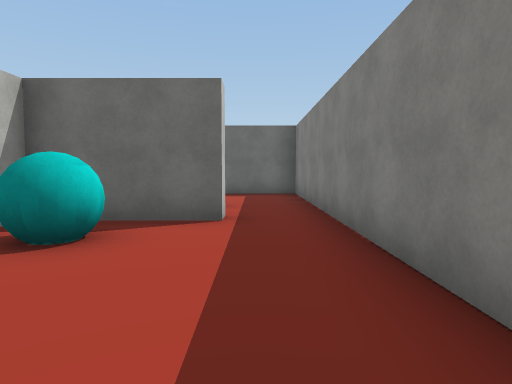
View 1 (above)

16 first-person views from a walk through a scene from a Unity 3-D project. The camera is 1.5 m above the floor, tilts 4° down and sees 75° across. The floor is counted in squares, 2 m on a side. Each view is taken from the middle of a square. On the plan, view 1 faces up. The plan holds only what a view shows up to about 11 squares ahead; the rest is blank. Some surface patterns are stand-ins.

View 2
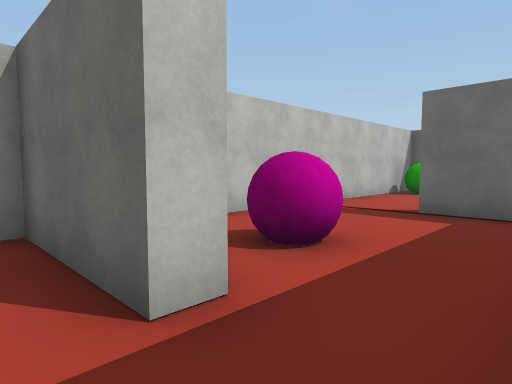

View 3
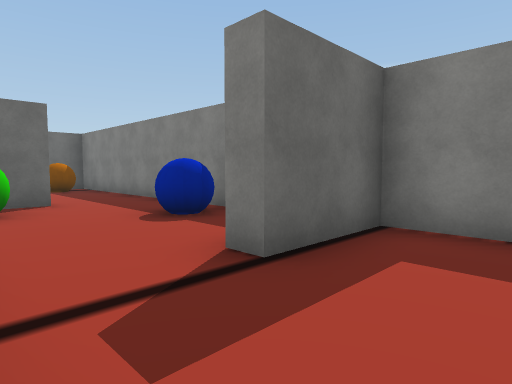

View 4
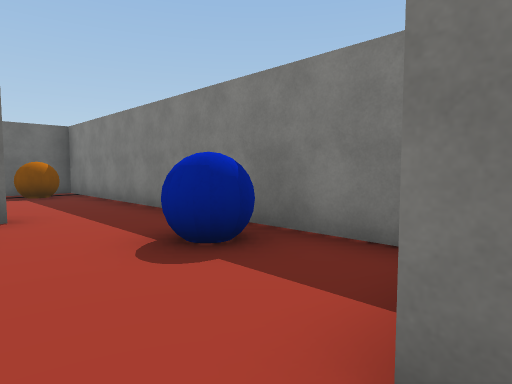

View 5
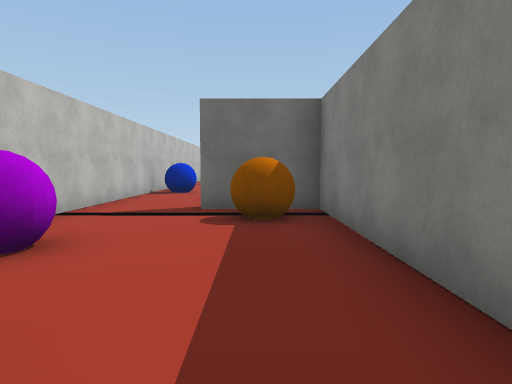

View 6
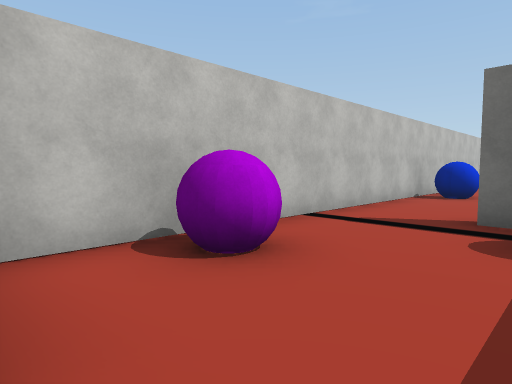

View 7
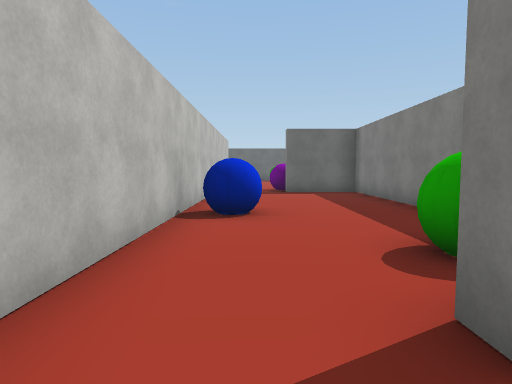

View 8
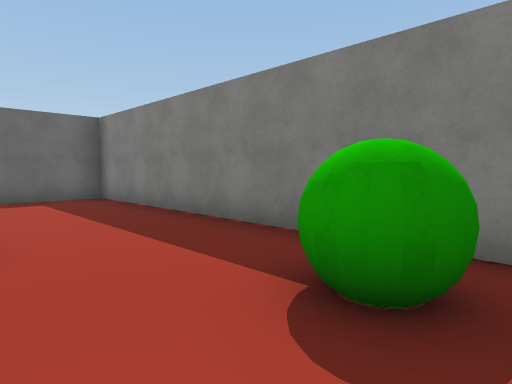

View 9
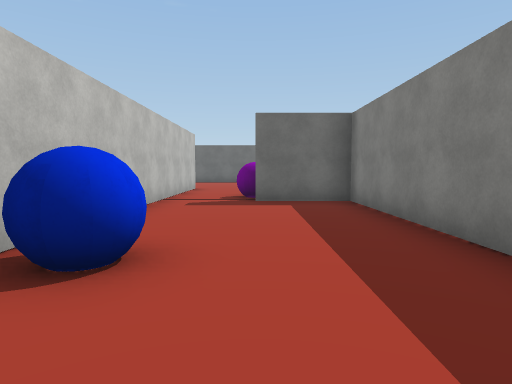

View 10
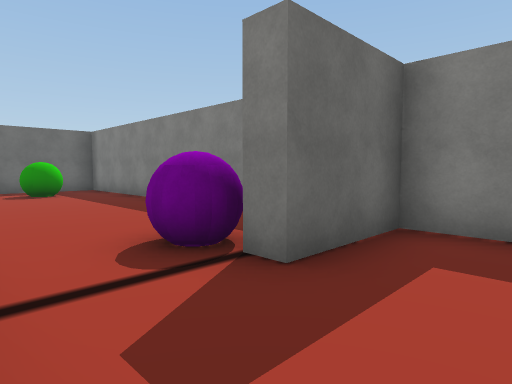

View 11
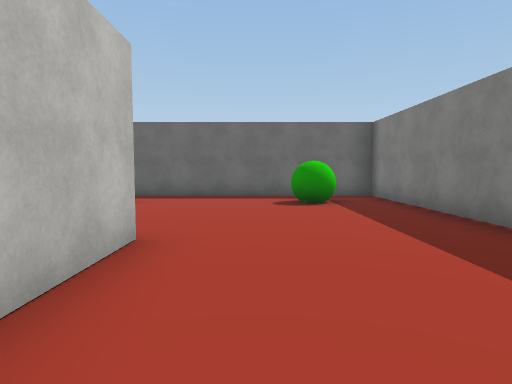

View 12
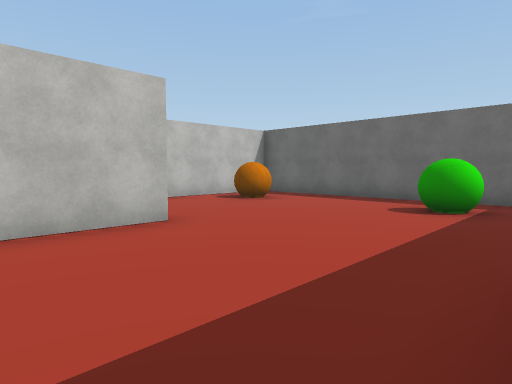

View 13
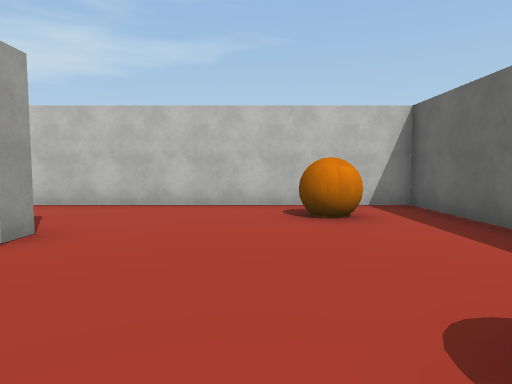

View 14
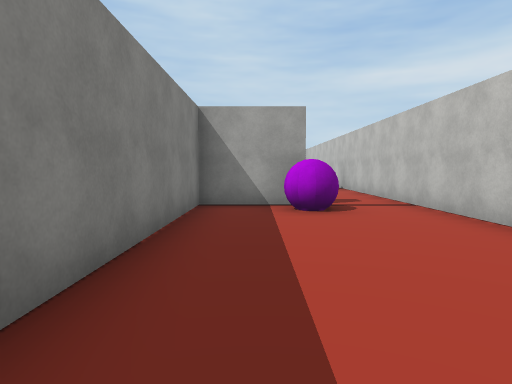

View 15
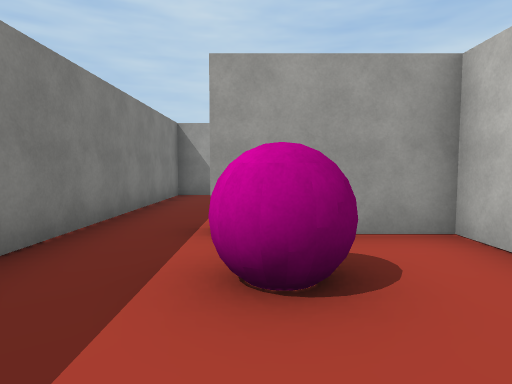

View 16
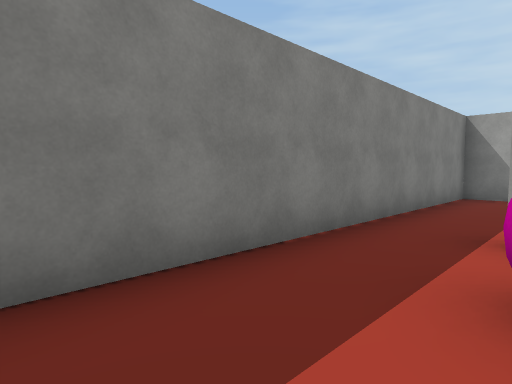

### Floor plan
Points are (right, up) in squares from view 1. A wall is a line through its corners. A room is listed if a view was taken in it or the views show most of it. See-through windows are left out.
Room 1 (views 1, 2)
walls: (0.2, -0.3) (1.2, -0.3) (1.2, 4.4); (-0.5, 4.8) (-3.3, 4.8) (-3.3, 4.2)
ways out: opening at (0.5, 5) to room 2
objects: cyan ball (-2, 3) to (-2, 4)
Room 2 (views 3, 4, 15, 16)
walls: (-3.3, 8.5) (-3.3, 5.3) (-0.5, 5.3) (-0.5, 4.8); (1.2, 4.4) (1.2, 9.9) (-1, 9.9) (-1, 10.5)
ways out: opening at (0.5, 5) to room 1; opening at (-2.5, 10) to room 3
objects: pink ball (-1, 7)
Room 3 (views 5, 6, 7)
walls: (-1.1, 15.5) (-2, 15.5); (-3.3, 14.5) (-3.3, 10.6); (1.2, 11.2) (1.2, 21.1) (-1, 21.1) (-1, 21.6); (-3.3, 21.6) (-3.3, 16.4)
ways out: opening at (-2.5, 10) to room 2; opening at (-2.5, 21) to room 4; gap at (-3, 18)
objects: green ball (-3, 15) to (-2, 15); purple ball (-2, 18); blue ball (0, 13); orange ball (0, 20)
Room 4 (views 8, 9, 10)
walls: (1.2, 22.4) (1.2, 30.6) (-1, 30.6); (-3.3, 30.5) (-3.3, 21.6)
ways out: opening at (-2.5, 21) to room 3; opening at (-2.5, 31) to room 5; gap at (-3, 26)
objects: blue ball (-2, 26); green ball (0, 23)
Room 5 (views 11, 12, 13, 14)
walls: (-3.9, 35.5) (-3.3, 35.5) (-3.3, 30.5); (-1, 30.6) (-1, 31.2) (1.2, 31.2) (1.2, 41.1) (-6.8, 41.1) (-6.8, 36.4)
ways out: opening at (-2.5, 31) to room 4; opening at (-5.5, 35.5)
objects: orange ball (-5, 39); purple ball (-1, 32); green ball (-1, 39) to (-1, 40)

Where each view was taken, in squares from view 1:
view 1: 0 up, 0 right, facing up
view 2: 4 up, 1 right, facing up-left
view 3: 8 up, 3 left, facing up-right
view 4: 10 up, 2 left, facing up-right
view 5: 15 up, 0 right, facing up
view 6: 16 up, 0 right, facing up-left
view 7: 20 up, 2 left, facing up
view 8: 22 up, 2 left, facing up-right
view 9: 23 up, 1 left, facing up
view 10: 29 up, 3 left, facing up-right
view 11: 32 up, 2 left, facing up
view 12: 33 up, 1 right, facing up-left
view 13: 38 up, 0 right, facing left
view 14: 38 up, 0 right, facing down
view 15: 9 up, 1 left, facing down
view 16: 9 up, 1 left, facing down-right
